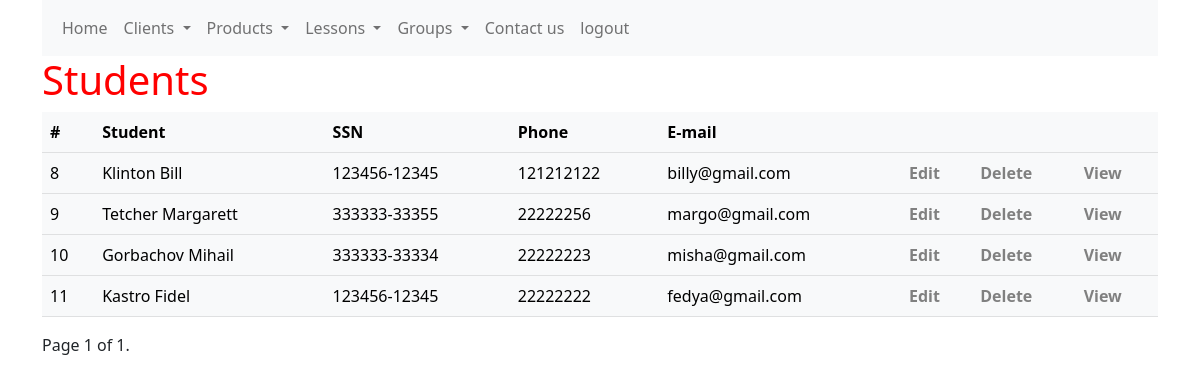
The page /users/students/ (signed in) on the database its author committed.
### users/models.py (models this page shows, shortened)
class BaseUser(AbstractUser):
    username = models.CharField(max_length=150, unique=True, blank=False)
    first_name = models.CharField(max_length=150)
    last_name = models.CharField(max_length=150)
    ssn = models.CharField(max_length=12)
    phone = models.CharField(max_length=13)
    email = models.CharField(max_length=100)
    created_at = models.DateTimeField(default=timezone.now)
    is_staff = models.BooleanField(default=False)
    is_active = models.BooleanField(default=False)
    USERNAME_FIELD = "username"
    REQUIRED_FIELDS = [
        "first_name",
        "last_name",
        "ssn",
        "phone",
        "email",
    ]

class Student(BaseUser):
    bound_customer = models.ForeignKey("Customer", on_delete=models.CASCADE)
    class Meta:
        verbose_name_plural = "Students"

class BaseUser(AbstractUser):
    username = models.CharField(max_length=150, unique=True, blank=False)
    first_name = models.CharField(max_length=150)
    last_name = models.CharField(max_length=150)
    ssn = models.CharField(max_length=12)
    phone = models.CharField(max_length=13)
    email = models.CharField(max_length=100)
    created_at = models.DateTimeField(default=timezone.now)
    is_staff = models.BooleanField(default=False)
    is_active = models.BooleanField(default=False)
    USERNAME_FIELD = "username"
    REQUIRED_FIELDS = [
        "first_name",
        "last_name",
        "ssn",
        "phone",
        "email",
    ]

### users/views.py (the view)
# urls.py: path("students/", StudentListView.as_view(), name="students"),
class StudentListView(ListView):
    model = Student
    paginate_by = 10

### users/templates/users/student_list.html (shortened to what this page needs)
{% extends 'main.html' %}
{% block content %}
<h1>Students</h1>
<table class="table table-light">
    <tr>
        <th>#</th>
        <th>Student</th>
        <th>SSN</th>
        <th>Phone</th>
        <th>E-mail</th>
        <th colspan="3"></th>
    </tr>
    {% for object in student_list %}
    <tr>
        <td>{{ object.id }}</td>
        <td>{{ object.last_name }} {{ object.first_name }}</td>
        <td>{{ object.ssn }}</td>
        <td>{{ object.phone }}</td>
        <td>{{ object.email }}</td>
        <td><a href="{% url 'update-student' object.id %}">Edit</a></td>
        <td><a href="{% url 'delete-student' object.id %}">Delete</a></td>
        <td><a href="{% url 'student' object.id %}">View</a></td>
        {% endfor %}
    </tr>
</table>
<div class="pagination">
    <span class="step-links">
        <span class="current">
            Page {{ page_obj.number }} of {{ page_obj.paginator.num_pages }}.
        </span>
    </span>
</div>
{% endblock %}

### static/css/styles.css (style rules this page uses)
h1 { color:red; }
a { color: grey; font-weight: bold; text-decoration: none; }

### rows shown on the page
Student: id "8", last_name "Klinton", first_name "Bill", ssn "123456-12345", phone "121212122", email "billy@gmail.com"
Student: id "9", last_name "Tetcher", first_name "Margarett", ssn "333333-33355", phone "22222256", email "margo@gmail.com"
Student: id "10", last_name "Gorbachov", first_name "Mihail", ssn "333333-33334", phone "22222223", email "misha@gmail.com"
Student: id "11", last_name "Kastro", first_name "Fidel", ssn "123456-12345", phone "22222222", email "fedya@gmail.com"

### other values the page prints
{{ page_obj.number }} "1"
{{ page_obj.paginator.num_pages }} "1"
